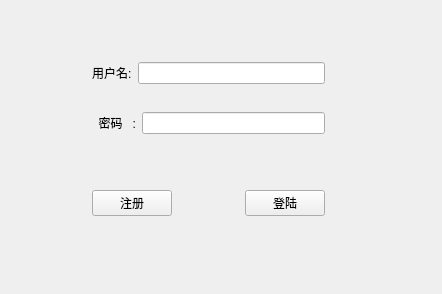
<?xml version="1.0" encoding="UTF-8"?>
<ui version="4.0">
 <class>MyWidget</class>
 <widget class="QWidget" name="MyWidget">
  <property name="geometry">
   <rect>
    <x>0</x>
    <y>0</y>
    <width>442</width>
    <height>294</height>
   </rect>
  </property>
  <property name="windowTitle">
   <string>MyWidget</string>
  </property>
  <widget class="QWidget" name="widget_Main" native="true">
   <property name="geometry">
    <rect>
     <x>70</x>
     <y>40</y>
     <width>277</width>
     <height>198</height>
    </rect>
   </property>
   <layout class="QGridLayout" name="gridLayout">
    <item row="0" column="0" colspan="2">
     <widget class="QWidget" name="widget_User" native="true">
      <layout class="QHBoxLayout" name="horizontalLayout">
       <item>
        <widget class="QLabel" name="users">
         <property name="text">
          <string>用户名:</string>
         </property>
        </widget>
       </item>
       <item>
        <widget class="QLineEdit" name="lineUsers"/>
       </item>
      </layout>
     </widget>
    </item>
    <item row="1" column="0" colspan="2">
     <widget class="QWidget" name="widget_Passwd" native="true">
      <layout class="QHBoxLayout" name="horizontalLayout_2">
       <item>
        <widget class="QLabel" name="passwd">
         <property name="text">
          <string>  密码   :</string>
         </property>
        </widget>
       </item>
       <item>
        <widget class="QLineEdit" name="linePasswd">
         <property name="cursor">
          <cursorShape>IBeamCursor</cursorShape>
         </property>
         <property name="echoMode">
          <enum>QLineEdit::Password</enum>
         </property>
         <property name="readOnly">
          <bool>false</bool>
         </property>
        </widget>
       </item>
      </layout>
     </widget>
    </item>
    <item row="2" column="0">
     <spacer name="verticalSpacer">
      <property name="orientation">
       <enum>Qt::Vertical</enum>
      </property>
      <property name="sizeHint" stdset="0">
       <size>
        <width>20</width>
        <height>18</height>
       </size>
      </property>
     </spacer>
    </item>
    <item row="2" column="1">
     <spacer name="verticalSpacer_2">
      <property name="orientation">
       <enum>Qt::Vertical</enum>
      </property>
      <property name="sizeHint" stdset="0">
       <size>
        <width>20</width>
        <height>18</height>
       </size>
      </property>
     </spacer>
    </item>
    <item row="3" column="0" colspan="2">
     <widget class="QWidget" name="widget_Button" native="true">
      <layout class="QHBoxLayout" name="horizontalLayout_3">
       <item>
        <widget class="QPushButton" name="signUpButton">
         <property name="text">
          <string>注册</string>
         </property>
        </widget>
       </item>
       <item>
        <spacer name="horizontalSpacer">
         <property name="orientation">
          <enum>Qt::Horizontal</enum>
         </property>
         <property name="sizeHint" stdset="0">
          <size>
           <width>40</width>
           <height>20</height>
          </size>
         </property>
        </spacer>
       </item>
       <item>
        <widget class="QPushButton" name="signInButton">
         <property name="text">
          <string>登陆</string>
         </property>
        </widget>
       </item>
      </layout>
     </widget>
    </item>
   </layout>
  </widget>
 </widget>
 <layoutdefault spacing="6" margin="11"/>
 <resources/>
 <connections/>
</ui>
